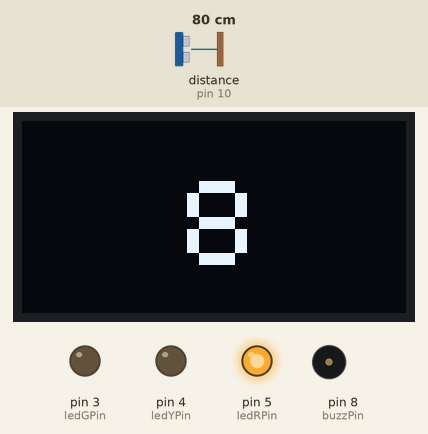
A sketch run on a simulated Arduino Uno, built with avr-gcc and run on an emulated ATmega328P. Shown: 128×64 one-colour display, output pins drawn as LEDs (lit = HIGH), buzzer (waves = sounding, pin HIGH). Wiring (inferred from the names in the program): ultrasonic range finder: trigger pin 9; echo pin 10. The inputs (shaded band) are chosen by the test bench; at power-on: distance to the obstacle (sensor on pin 10) 80 cm. The echo pulse lasts 58.3 µs per cm; pins used as bus, display or sensor lines are not drawn; what the sketch prints to the serial monitor is not drawn.

Above: at 2.27 s.
2.3 s: distance to the obstacle (sensor on pin 10) set to 12 cm
At 2.57 s:
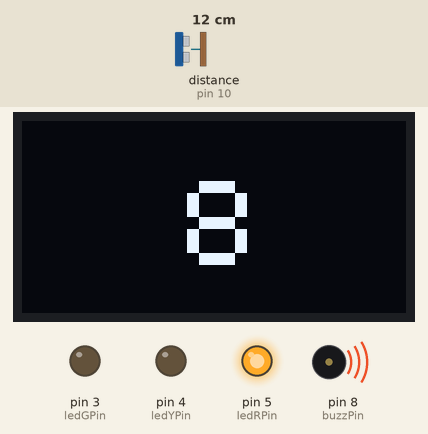
4.6 s: distance to the obstacle (sensor on pin 10) set to 9 cm
At 11.7 s:
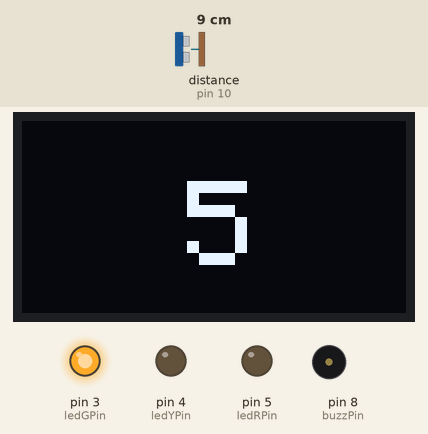
At 18.9 s:
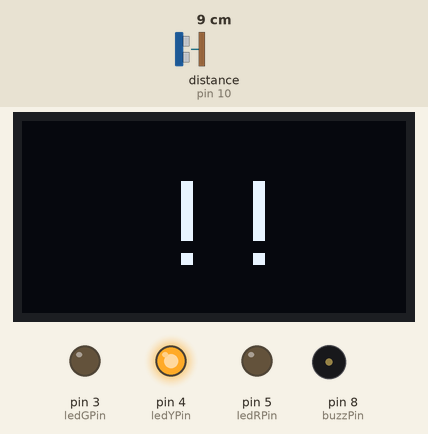
Timing chart, 0 to 39.6 s (numbered marks = the images above; inputs shaded):
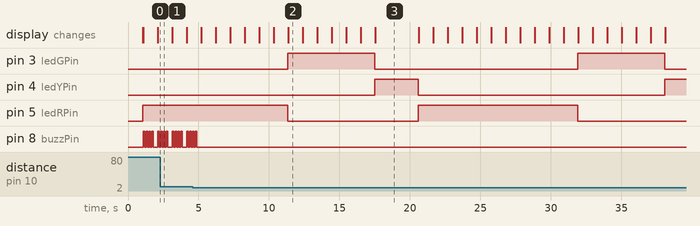

Measured:
- the behaviour switches between 11 and 10 cm on distance to the obstacle (sensor on pin 10) (found by bisection; images 1 and 2)
- after the input at 4.6 s, pin 8 (buzzPin): goes on until 4.9 s, then stays LOW
- by itself, pin 3 (ledGPin): alternates HIGH for 6.2 s and LOW for 14.4 s
- by itself, pin 8 (buzzPin): repeats every 1.0 s: 2 × (LOW 0.10 s, HIGH 0.10 s), LOW 0.33 s, HIGH 0.10 s, LOW 0.10 s, HIGH 0.10 s
- what the display in image 2 shows lasts 1.0 s, from 11.4 s to 12.4 s

The sketch:

sbm_project.ino
```cpp
//OLED I2C Adafruit libraries
#include <Wire.h>
#include <Adafruit_GFX.h>
#include <Adafruit_SSD1306.h>

#define SCREEN_WIDTH 128 // OLED display width, in pixels
#define SCREEN_HEIGHT 64 // OLED display height, in pixels

// declaration for an SSD1306 display connected to I2C (SDA, SCL pins)
#define OLED_RESET     -1 // Reset pin # (or -1 if sharing Arduino reset pin)
Adafruit_SSD1306 display(SCREEN_WIDTH, SCREEN_HEIGHT, &Wire, OLED_RESET);

const byte ledRPin = 5;
const byte ledYPin = 4;
const byte ledGPin = 3;
const byte trigPin = 9;
const byte echoPin = 10;
const byte buzzPin = 8;

int countdown, state;
float duration=0, distance=0;

void OledDisplay(int state, int countdown){
  display.clearDisplay();
  display.setTextSize(4);
  display.setTextColor(WHITE);
  if(state == 0){
    if(String(countdown).length() == 2){
      display.setCursor(45,20);
    }
    else{
      display.setCursor(55,20);
    }
    display.println(String(countdown));
    display.display();
  }
  else if(state == 1){
    display.setCursor(45,20);
    display.println("!!");
    display.display();
  }
  else if(state == 2){
    if(String(countdown).length() == 2){
      display.setCursor(45,20);
    }
    else{
      display.setCursor(55,20);
    }
    display.println(String(countdown));
    display.display();
  }
}

void setup() {
  Serial.begin(9600);

  countdown = 10;
  state = 0;

  // SSD1306_SWITCHCAPVCC = generate display voltage from 3.3V internally
  if(!display.begin(SSD1306_SWITCHCAPVCC, 0x3C)) { // Address 0x3D for 128x64
    Serial.println(F("SSD1306 allocation failed"));
    for(;;); // Don't proceed, loop forever
  }

  // Show initial display buffer contents on the screen --
  delay(1000); // Pause for 1 seconds

  // display welcome command
  OledDisplay(state, countdown);

  // pin setup
  pinMode(trigPin, OUTPUT); // trig pin will have pulses output
  pinMode(echoPin, INPUT);  // echo pin should be input to get pulse width
  pinMode(buzzPin, OUTPUT); // buzz pin is output to control buzzering
  pinMode(ledRPin, OUTPUT); // red LED as output pin
  pinMode(ledYPin, OUTPUT); // yellow LED as output pin
  pinMode(ledGPin, OUTPUT); // green LED as output pin
}

void loop() {
  // countdown & state control
  countdown--;

  if(countdown == -1){
    if(state == 0){
      state = 2;
      countdown = 5;
    }
    else if(state == 1){
      state = 0;
      countdown = 10;
    }
    else if(state == 2){
      state=1;
      countdown = 2;
    }
  }

  // LED control
  if(state == 0){
    digitalWrite(ledRPin, HIGH);
    digitalWrite(ledYPin, LOW);
    digitalWrite(ledGPin, LOW);
  }
  else if (state == 1){
    digitalWrite(ledRPin, LOW);
  digitalWrite(ledYPin, HIGH);
  digitalWrite(ledGPin, LOW);
  }
  else if (state == 2){
    digitalWrite(ledRPin, LOW);
    digitalWrite(ledYPin, LOW);
    digitalWrite(ledGPin, HIGH);
  }

  // OLED Control
  OledDisplay(state, countdown);

//  Serial.print("state: "); Serial.println(state);
//  Serial.println(countdown);

  // Ultrasonic sensor acquisition
  digitalWrite(trigPin, LOW);
  delayMicroseconds(2);
  digitalWrite(trigPin, HIGH);
  delayMicroseconds(10);
  digitalWrite(trigPin, LOW);
  delayMicroseconds(2);
  duration = pulseIn(echoPin, HIGH);
  distance = (duration/2) / 29.1;
//  Serial.print("Duration: "); Serial.println(duration);
  Serial.print("Distance: "); Serial.println(distance);

  // Piezo Buzzer control
  if ((distance <= 5.5 || distance >= 10) && distance >= 0 && state == 0) {
    // Buzz
    digitalWrite(buzzPin, HIGH);
    delay(100);
    digitalWrite(buzzPin, LOW);
    delay(100);
    digitalWrite(buzzPin, HIGH);
    delay(100);
    digitalWrite(buzzPin, LOW);
    delay(100);
    digitalWrite(buzzPin, HIGH);
    delay(100);
    digitalWrite(buzzPin, LOW);
    delay(100);
    digitalWrite(buzzPin, HIGH);
    delay(100);
    digitalWrite(buzzPin, LOW);
    delay(300);
  }
  else {
    // Don't buzz
    digitalWrite(buzzPin, LOW);
    delay(1000);
  }

//  delay(1000);
}
```
